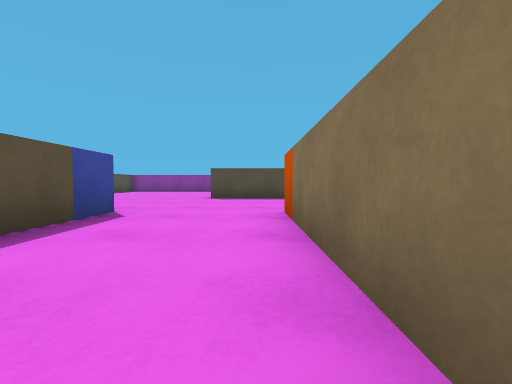
View 1 (above)

15 first-person views from a walk through a scene from a Unity 3-D project. The camera is 0.51 m above the floor, tilts 2° down and sees 90° across. The floor is counted in squares, 1 m on a side. Each view is taken from the middle of a square. On the plan, view 1 faces up. The plan holds only what a view shows up to about 9 squares ahead; the rest is blank. The player is left out.

View 2
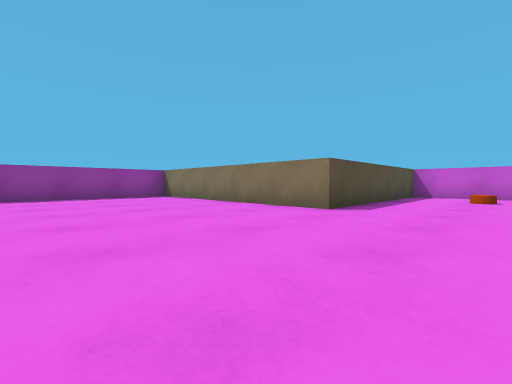

View 3
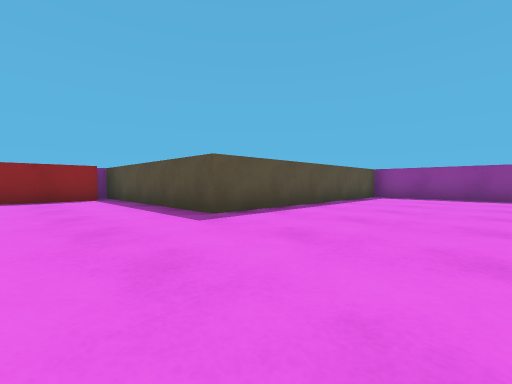

View 4
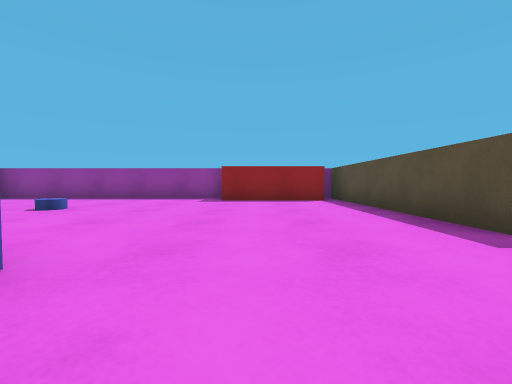

View 5
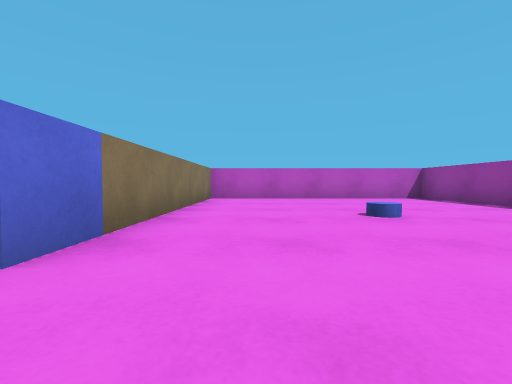

View 6
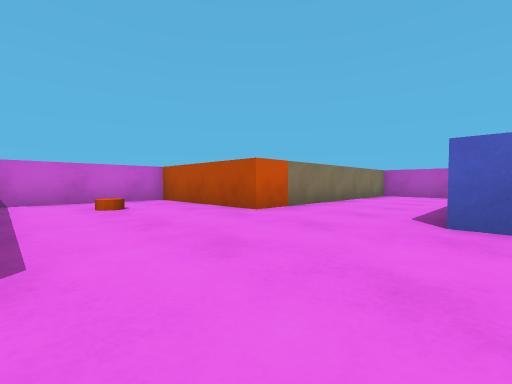

View 7
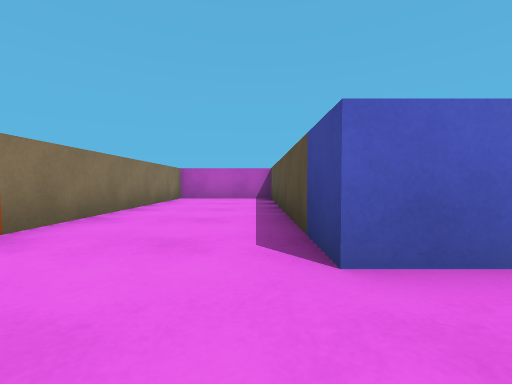

View 8
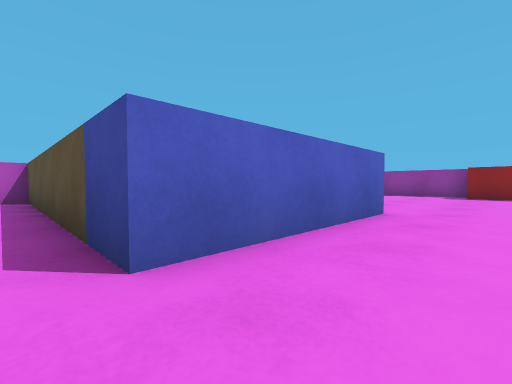

View 9
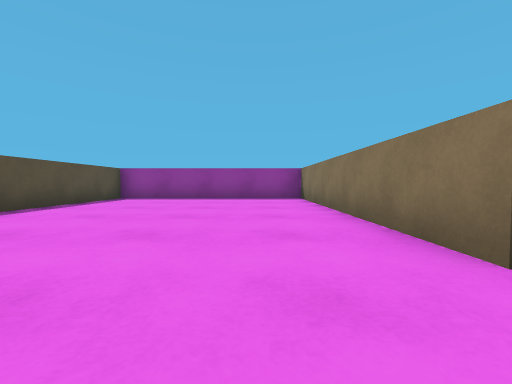

View 10
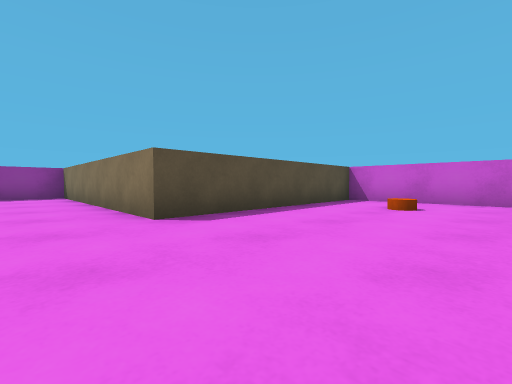

View 11
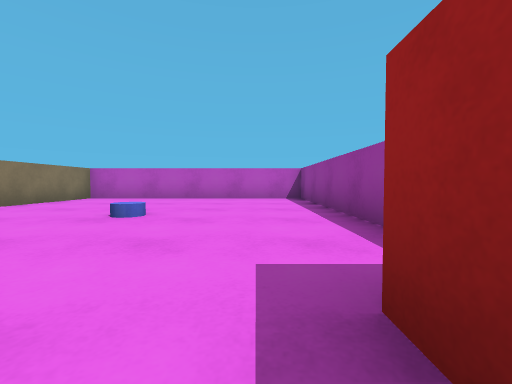

View 12
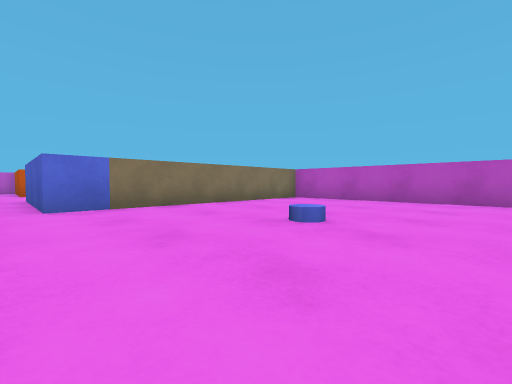

View 13
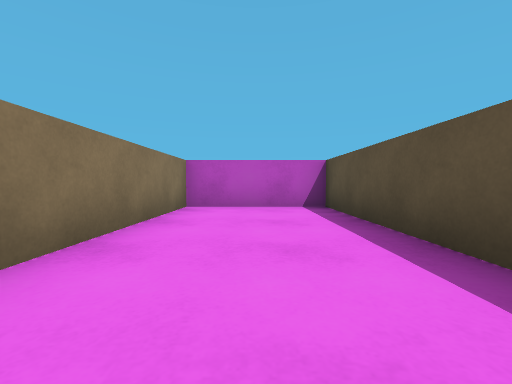

View 14
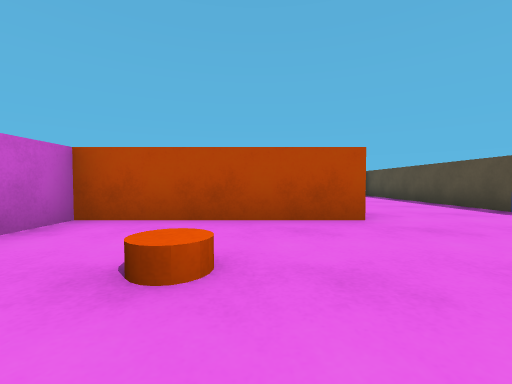

View 15
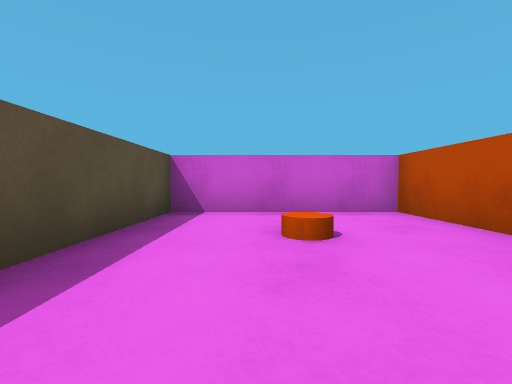

### Floor plan
Points are (right, up) in squares from view 1. A wall is a line through its corners. A room is listed if a view was taken in it or the views show most of it. See-through windows are left out.
Room 1 (views 1, 2, 3, 4, 5, 6, 7, 8, 9, 10, 11, 12, 13, 14, 15)
walls: (-12.5, 8.1) (-12.5, 5); (-13.5, 5) (-13.5, -2.5) (-6.5, -2.5) (-6.5, 4.5) (-2.5, 4.5) (-2.5, -2.5) (0.5, -2.5) (0.5, 4.5) (4.5, 4.5) (4.5, 8.5) (-1.5, 8.5) (-1.5, 15.5) (-7.5, 15.5) (-7.5, 8.5) (-13.5, 8.5)
objects: blue cylinder (-10, 2); cylinder (2, 7) to (3, 7)

Positions as (right, up) in squares from view 1, and headings:
1: (0, 0), facing up
2: (-6, 6), facing up-right
3: (-4, 6), facing up-left
4: (-5, 6), facing left
5: (-8, 6), facing down
6: (-3, 8), facing down-right
7: (-2, 6), facing down
8: (-2, 6), facing down-left
9: (-3, 7), facing up
10: (-3, 5), facing up-right
11: (-12, 6), facing down
12: (-12, 5), facing down-right
13: (-1, 3), facing down
14: (2, 8), facing down
15: (0, 7), facing right
